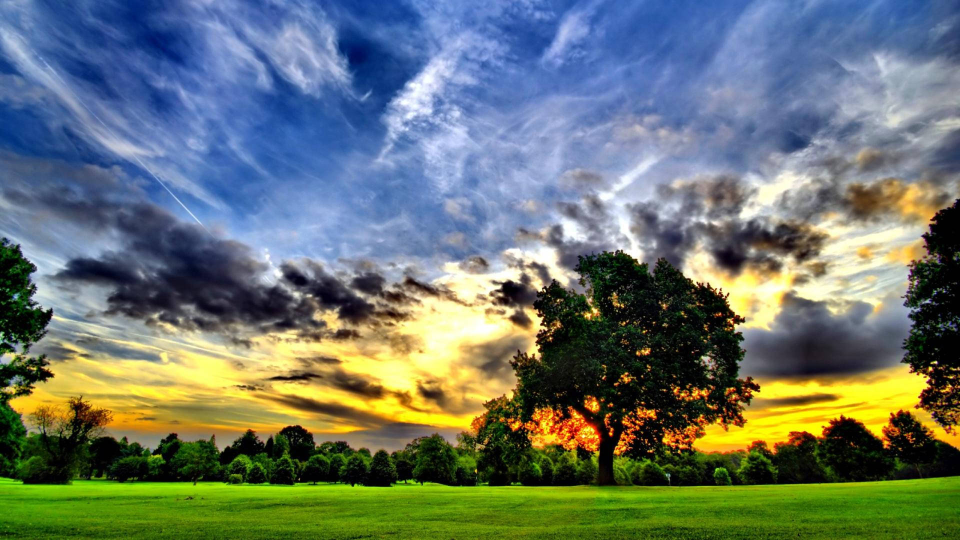
#> input picture lab2/images/pic.jpg, 1920 x 1080 px (shown at 1/2 size)
$ python lab2.py
#> lines starting #> are read from the running program, lines starting #| are printed output that depends on the picture
import numpy as np
from PIL import Image, ImageDraw, ImageFont
import matplotlib.colors as mcolors
from sklearn.cluster import KMeans
import webcolors
from DMC_COLORS import DMC_COLORS

def load_image(image_path, max_size):
    img = Image.open(image_path)
    img.thumbnail((max_size, max_size), Image.Resampling.LANCZOS)
    return np.array(img)


def quantize_colors(image, num_colors):
    pixels = image.reshape(-1, 3)
    kmeans = KMeans(n_clusters=num_colors, random_state=0, n_init=10)
    labels = kmeans.fit_predict(pixels)
    centers = kmeans.cluster_centers_.astype(int)
    return centers[labels].reshape(image.shape), centers


def find_nearest_dmc(color):
    min_dist = float('inf')
    nearest_dmc = None
    for name, dmc_color in DMC_COLORS.items():
        dist = np.linalg.norm(np.array(color) - np.array(dmc_color))
        if dist < min_dist:
            min_dist = dist
            nearest_dmc = (name, dmc_color)
    return nearest_dmc


def create_pattern(image_array, color_centers):
    pattern = []
    color_map = {}
    for center in color_centers:
        dmc_name, dmc_color = find_nearest_dmc(center)
        color_map[tuple(center)] = (dmc_name, dmc_color)

    for row in image_array:
        pattern_row = []
        for pixel in row:
            dmc_name, dmc_color = color_map[tuple(pixel)]
            pattern_row.append(dmc_name)
        pattern.append(pattern_row)
    return pattern, color_map


def draw_pattern(pattern, color_info, cell_size=20):
    rows = len(pattern)
    cols = len(pattern[0])

    img_width = cols * cell_size + 100
    img_height = rows * cell_size + 100
    img = Image.new('RGB', (img_width, img_height), 'white')
    draw = ImageDraw.Draw(img)

    try:
        font = ImageFont.truetype("arial.ttf", 10)
    except:
        font = ImageFont.load_default()

    for i in range(rows):
        for j in range(cols):
            color_name = pattern[i][j]
            color_rgb = DMC_COLORS[color_name]
            x0 = j * cell_size + 50
            y0 = i * cell_size + 50
            draw.rectangle([x0, y0, x0 + cell_size, y0 + cell_size], fill=color_rgb, outline='black')

            symbol = chr(65 + list(DMC_COLORS.keys()).index(color_name) % 58)
            draw.text((x0 + cell_size // 3, y0 + cell_size // 3), symbol, fill='black', font=font)

    for i in range(0, cols + 1, 10):
        x = i * cell_size + 50
        draw.line([x, 50, x, rows * cell_size + 50], fill='red', width=2)
    for i in range(0, rows + 1, 10):
        y = i * cell_size + 50
        draw.line([50, y, cols * cell_size + 50, y], fill='red', width=2)

    legend_x = cols * cell_size + 60
    legend_y = 50
    for i, (color_name, color_rgb) in enumerate(DMC_COLORS.items()):
        if color_name in [c for row in pattern for c in row]:
            draw.rectangle([legend_x, legend_y, legend_x + 20, legend_y + 20], fill=color_rgb, outline='black')
            symbol = chr(65 + list(DMC_COLORS.keys()).index(color_name) % 58)
            draw.text((legend_x + 25, legend_y + 5), f"{symbol} - {color_name}", fill='black', font=font)
            legend_y += 25

    return img


def main(image_path, max_colors, max_size):
    image = load_image(image_path, max_size)
#> in load_image, img is the input picture: PIL image 1920x1080 RGB; mean R, G, B 105, 117.4, 108.2
#> in load_image, `img.thumbnail((max_size, max_size), Image.Resampling.LANCZOS)`:
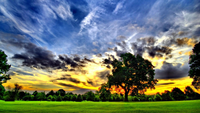
#> img: PIL image 200x113 RGB; mean R, G, B 105, 117.5, 108.2
    quantized, centers = quantize_colors(image, max_colors)
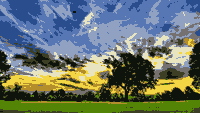
#> quantized: shape (113, 200, 3) int64; mean of channels 0, 1, 2 104.6, 117, 107.7; drawn as R, G, B
#> centers = [[116, 113, 112], [14, 19, 11], [231, 228, 191], [181, 142, 44], [145, 161, 194], [84, 132, 6], [87, 119, 180], [242, 214, 67], [61, 63, 36], [42, 77, 141]]
    pattern, color_map = create_pattern(quantized, centers)
#> the loop in create_pattern, `for center in color_centers:` made 10 passes
#> (center, dmc_name, dmc_color) on passes 1 to 10: ([116, 113, 112], '645', (115, 115, 115)), ([14, 19, 11], '310', (0, 0, 0)), ([231, 228, 191], '11', (244, 227, 192)), ([181, 142, 44], '781', (181, 127, 73)), ([145, 161, 194], '519', (143, 161, 207)), ([84, 132, 6], '580', (85, 130, 67)), ([87, 119, 180], '826', (85, 121, 183)), ([242, 214, 67], '307', (255, 231, 73)), ([61, 63, 36], '3371', (48, 48, 48)), ([42, 77, 141], '823', (48, 85, 135))
#> after the loop in create_pattern, `for center in color_centers:`: color_map = 10 items
#> the loop in create_pattern, `for row in image_array:` made 113 passes
#> after the loop in create_pattern, `for row in image_array:`: pattern = 113 items
#> pattern = 113 items; color_map = 10 items
    result_image = draw_pattern(pattern, color_map)
#> in draw_pattern, `rows = len(pattern)`: rows = 113
#> in draw_pattern, `cols = len(pattern[0])`: cols = 200
#> in draw_pattern, `img_width = cols * cell_size + 100`: img_width = 4100
#> in draw_pattern, `img_height = rows * cell_size + 100`: img_height = 2360
#> in draw_pattern, `img = Image.new('RGB', (img_width, img_height), 'white')`: img: PIL image 4100x2360 RGB; every value is 255
#> in draw_pattern, `legend_x = cols * cell_size + 60`: legend_x = 4060
#> after the loop in draw_pattern, `for i, (color_name, color_rgb) in enumerate(DMC_COLORS.items()):`: legend_y = 300
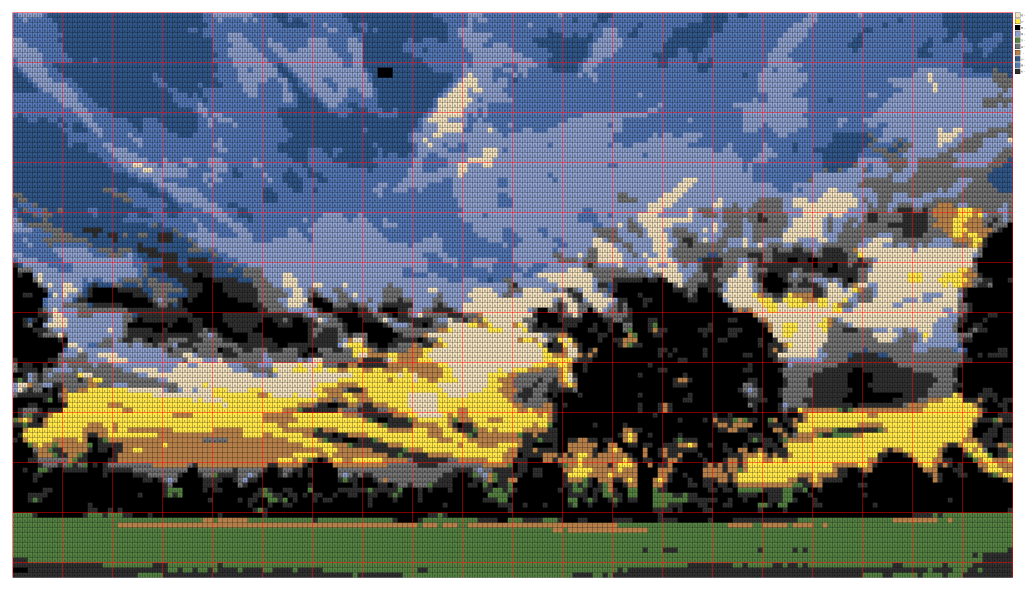
#> result_image: PIL image 4100x2360 RGB (shown at 1/4 size); mean R, G, B 103.5, 107.3, 109.2
    result_image.save('cross_stitch_pattern.png')
    print("Схема сохранена в cross_stitch_pattern.png")


if __name__ == "__main__":
    main("images/pic.jpg", 10, 200)

$ run again, with lab2/images/cat.jpg copied over lab2/images/pic.jpg
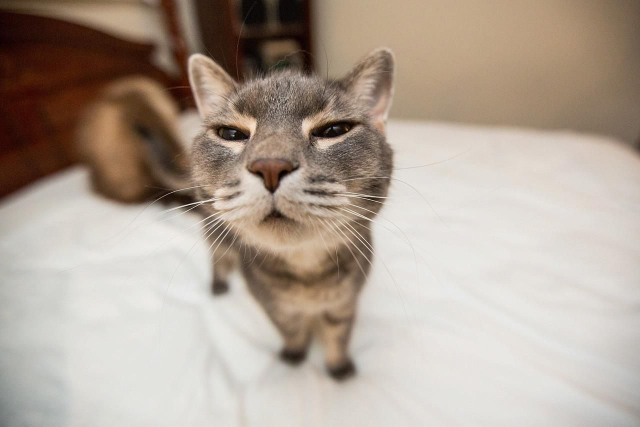
#> input picture lab2/images/cat.jpg, 1280 x 853 px (shown at 1/2 size)
#> in load_image, img is the input picture: PIL image 1280x853 RGB; mean R, G, B 175.8, 162.2, 149.9
#> in main, `quantized, centers = quantize_colors(image, max_colors)`:
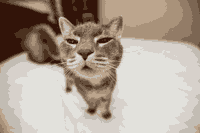
#> quantized: shape (133, 200, 3) int64; mean of channels 0, 1, 2 175.1, 161.7, 149.2; drawn as R, G, B
#> centers = [[215, 209, 203], [101, 78, 59], [147, 124, 103], [169, 146, 122], [50, 20, 9], [226, 225, 220], [188, 165, 141], [124, 102, 83], [194, 188, 179], [75, 49, 31]]
#> the loop in create_pattern, `for center in color_centers:` made 10 passes
#> (center, dmc_name, dmc_color) on passes 1 to 8: ([215, 209, 203], '169', (204, 204, 204)), ([101, 78, 59], '838', (107, 85, 67)), ([147, 124, 103], '840', (143, 121, 103)), ([169, 146, 122], '613', (175, 145, 121)), ([50, 20, 9], '3371', (48, 48, 48)), ([226, 225, 220], '772', (225, 232, 214)), ([188, 165, 141], '14', (186, 160, 145)), ([124, 102, 83], '839', (125, 103, 85))
#> after the loop in create_pattern, `for center in color_centers:`: color_map = 10 items
#> the loop in create_pattern, `for row in image_array:` made 133 passes
#> after the loop in create_pattern, `for row in image_array:`: pattern = 133 items
#> in main, `pattern, color_map = create_pattern(quantized, centers)`: color_map = 10 items
#> rows = 133
#> cols = 200
#> img_width = 4100
#> img_height = 2760
#> legend_x = 4060
#> after the loop in draw_pattern, `for i, (color_name, color_rgb) in enumerate(DMC_COLORS.items()):`: legend_y = 275
#> in main, `result_image = draw_pattern(pattern, color_map)`:
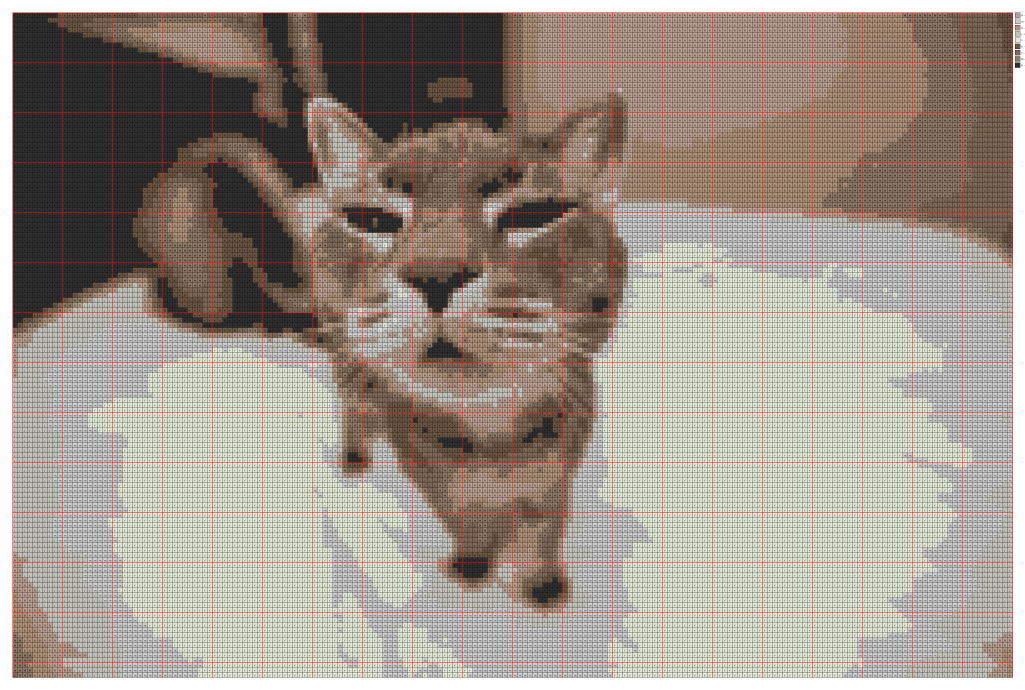
#> result_image: PIL image 4100x2760 RGB (shown at 1/4 size); mean R, G, B 159, 148.5, 138.3
